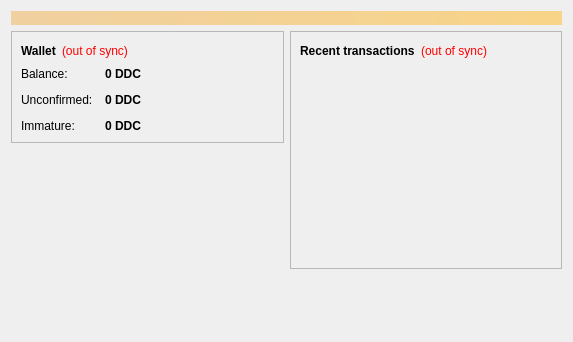
<?xml version="1.0" encoding="UTF-8"?>
<ui version="4.0">
 <class>OverviewPage</class>
 <widget class="QWidget" name="OverviewPage">
  <property name="geometry">
   <rect>
    <x>0</x>
    <y>0</y>
    <width>573</width>
    <height>342</height>
   </rect>
  </property>
  <property name="windowTitle">
   <string>Form</string>
  </property>
  <layout class="QVBoxLayout" name="topLayout">
   <item>
    <widget class="QLabel" name="labelAlerts">
     <property name="visible">
      <bool>false</bool>
     </property>
     <property name="styleSheet">
      <string notr="true">background-color: qlineargradient(x1: 0, y1: 0, x2: 1, y2: 0, stop:0 #F0D0A0, stop:1 #F8D488); color:#000000;</string>
     </property>
     <property name="wordWrap">
      <bool>true</bool>
     </property>
     <property name="margin">
      <number>3</number>
     </property>
    </widget>
   </item>
   <item>
    <layout class="QHBoxLayout" name="horizontalLayout" stretch="1,1">
     <item>
      <layout class="QVBoxLayout" name="verticalLayout_2">
       <item>
        <widget class="QFrame" name="frame">
         <property name="frameShape">
          <enum>QFrame::StyledPanel</enum>
         </property>
         <property name="frameShadow">
          <enum>QFrame::Raised</enum>
         </property>
         <layout class="QVBoxLayout" name="verticalLayout_4">
          <item>
           <layout class="QHBoxLayout" name="horizontalLayout_4">
            <item>
             <widget class="QLabel" name="label_5">
              <property name="font">
               <font>
                <weight>75</weight>
                <bold>true</bold>
               </font>
              </property>
              <property name="text">
               <string>Wallet</string>
              </property>
             </widget>
            </item>
            <item>
             <widget class="QLabel" name="labelWalletStatus">
              <property name="toolTip">
               <string>&lt;html&gt;&lt;head/&gt;&lt;body&gt;&lt;p&gt;The displayed information may be out of date. Your wallet automatically synchronizes with the ddcoin network after a connection is established, but this process has not completed yet.&lt;/p&gt;&lt;/body&gt;&lt;/html&gt;</string>
              </property>
              <property name="styleSheet">
               <string notr="true">QLabel { color: red; }</string>
              </property>
              <property name="text">
               <string notr="true">(out of sync)</string>
              </property>
              <property name="alignment">
               <set>Qt::AlignLeading|Qt::AlignLeft|Qt::AlignVCenter</set>
              </property>
             </widget>
            </item>
            <item>
             <spacer name="horizontalSpacer_2">
              <property name="orientation">
               <enum>Qt::Horizontal</enum>
              </property>
              <property name="sizeHint" stdset="0">
               <size>
                <width>40</width>
                <height>20</height>
               </size>
              </property>
             </spacer>
            </item>
           </layout>
          </item>
          <item>
           <layout class="QFormLayout" name="formLayout_2">
            <property name="fieldGrowthPolicy">
             <enum>QFormLayout::AllNonFixedFieldsGrow</enum>
            </property>
            <property name="horizontalSpacing">
             <number>12</number>
            </property>
            <property name="verticalSpacing">
             <number>12</number>
            </property>
            <item row="0" column="0">
             <widget class="QLabel" name="label">
              <property name="text">
               <string>Balance:</string>
              </property>
             </widget>
            </item>
            <item row="0" column="1">
             <widget class="QLabel" name="labelBalance">
              <property name="font">
               <font>
                <weight>75</weight>
                <bold>true</bold>
               </font>
              </property>
              <property name="cursor">
               <cursorShape>IBeamCursor</cursorShape>
              </property>
              <property name="toolTip">
               <string>Your current balance</string>
              </property>
              <property name="text">
               <string notr="true">0 DDC</string>
              </property>
              <property name="textInteractionFlags">
               <set>Qt::LinksAccessibleByMouse|Qt::TextSelectableByKeyboard|Qt::TextSelectableByMouse</set>
              </property>
             </widget>
            </item>
            <item row="1" column="0">
             <widget class="QLabel" name="label_3">
              <property name="text">
               <string>Unconfirmed:</string>
              </property>
             </widget>
            </item>
            <item row="1" column="1">
             <widget class="QLabel" name="labelUnconfirmed">
              <property name="font">
               <font>
                <weight>75</weight>
                <bold>true</bold>
               </font>
              </property>
              <property name="cursor">
               <cursorShape>IBeamCursor</cursorShape>
              </property>
              <property name="toolTip">
               <string>Total of transactions that have yet to be confirmed, and do not yet count toward the current balance</string>
              </property>
              <property name="text">
               <string notr="true">0 DDC</string>
              </property>
              <property name="textInteractionFlags">
               <set>Qt::LinksAccessibleByMouse|Qt::TextSelectableByKeyboard|Qt::TextSelectableByMouse</set>
              </property>
             </widget>
            </item>
            <item row="2" column="0">
             <widget class="QLabel" name="labelImmatureText">
              <property name="text">
               <string>Immature:</string>
              </property>
             </widget>
            </item>
            <item row="2" column="1">
             <widget class="QLabel" name="labelImmature">
              <property name="font">
               <font>
                <weight>75</weight>
                <bold>true</bold>
               </font>
              </property>
              <property name="toolTip">
               <string>Mined balance that has not yet matured</string>
              </property>
              <property name="text">
               <string notr="true">0 DDC</string>
              </property>
              <property name="textInteractionFlags">
               <set>Qt::LinksAccessibleByMouse|Qt::TextSelectableByKeyboard|Qt::TextSelectableByMouse</set>
              </property>
             </widget>
            </item>
           </layout>
          </item>
             
         </layout>
        </widget>
       </item>
       <item>
        <spacer name="verticalSpacer">
         <property name="orientation">
          <enum>Qt::Vertical</enum>
         </property>
         <property name="sizeHint" stdset="0">
          <size>
           <width>20</width>
           <height>40</height>
          </size>
         </property>
        </spacer>
       </item>
 <item>
           <widget class="QLabel" name="label_wallet_bgcoin">
            <property name="text">
             <string/>
            </property>
            <property name="pixmap">
             <pixmap resource="../bitcoin.qrc">:/images/backg</pixmap>
            </property>
            <property name="scaledContents">
             <bool>false</bool>
            </property>
            <property name="alignment">
             <set>Qt::AlignCenter</set>
            </property>
            <property name="margin">
             <number>-2</number>
            </property>
           </widget>
          </item>
      </layout>
     </item>
     <item>
      <layout class="QVBoxLayout" name="verticalLayout_3">
       <item>
        <widget class="QFrame" name="frame_2">
         <property name="frameShape">
          <enum>QFrame::StyledPanel</enum>
         </property>
         <property name="frameShadow">
          <enum>QFrame::Raised</enum>
         </property>
         <layout class="QVBoxLayout" name="verticalLayout">
          <item>
           <layout class="QHBoxLayout" name="horizontalLayout_2">
            <item>
             <widget class="QLabel" name="label_4">
              <property name="text">
               <string>&lt;b&gt;Recent transactions&lt;/b&gt;</string>
              </property>
             </widget>
            </item>
            <item>
             <widget class="QLabel" name="labelTransactionsStatus">
              <property name="toolTip">
               <string>&lt;html&gt;&lt;head/&gt;&lt;body&gt;&lt;p&gt;The displayed information may be out of date. Your wallet automatically synchronizes with the ddcoin network after a connection is established, but this process has not completed yet.&lt;/p&gt;&lt;/body&gt;&lt;/html&gt;</string>
              </property>
              <property name="styleSheet">
               <string notr="true">QLabel { color: red; }</string>
              </property>
              <property name="text">
               <string notr="true">(out of sync)</string>
              </property>
              <property name="alignment">
               <set>Qt::AlignRight|Qt::AlignTrailing|Qt::AlignVCenter</set>
              </property>
             </widget>
            </item>
            <item>
             <spacer name="horizontalSpacer">
              <property name="orientation">
               <enum>Qt::Horizontal</enum>
              </property>
              <property name="sizeHint" stdset="0">
               <size>
                <width>40</width>
                <height>20</height>
               </size>
              </property>
             </spacer>
            </item>
           </layout>
          </item>
          <item>
           <widget class="QListView" name="listTransactions">
            <property name="styleSheet">
             <string notr="true">QListView { background: transparent; }</string>
            </property>
            <property name="frameShape">
             <enum>QFrame::NoFrame</enum>
            </property>
            <property name="verticalScrollBarPolicy">
             <enum>Qt::ScrollBarAlwaysOff</enum>
            </property>
            <property name="horizontalScrollBarPolicy">
             <enum>Qt::ScrollBarAlwaysOff</enum>
            </property>
            <property name="selectionMode">
             <enum>QAbstractItemView::NoSelection</enum>
            </property>
           </widget>
          </item>
         </layout>
        </widget>
       </item>
       <item>
        <spacer name="verticalSpacer_2">
         <property name="orientation">
          <enum>Qt::Vertical</enum>
         </property>
         <property name="sizeHint" stdset="0">
          <size>
           <width>20</width>
           <height>40</height>
          </size>
         </property>
        </spacer>
       </item>
      </layout>
     </item>
    </layout>
   </item>
  </layout>
 </widget>
 <resources/>
 <connections/>
</ui>
